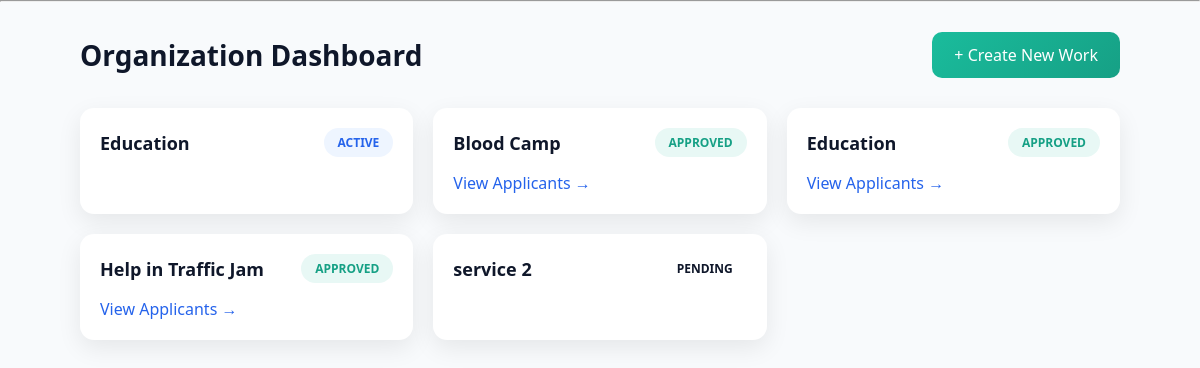
The app's page /organization/dashboard/ (signed in), older data.
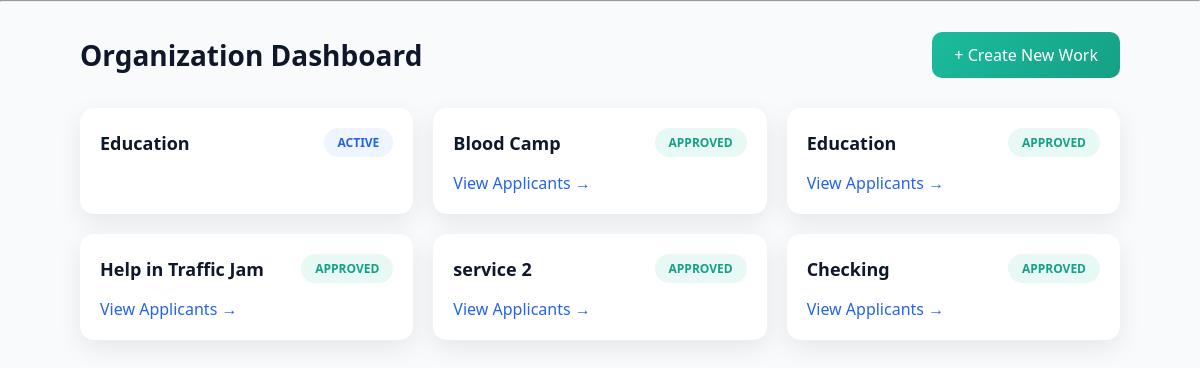
The same page, newer data.
### app1/models.py (models this page shows, shortened)
class Service(models.Model):
    STATUS_CHOICES = (
        ('PENDING', 'Pending'),
        ('APPROVED', 'Approved'),
        ('COMPLETED', 'Completed'),
    )
    title = models.CharField(max_length=200)
    description = models.TextField()
    location = models.CharField(max_length=100)
    date = models.DateField()
    required_volunteers = models.IntegerField()
    organization = models.ForeignKey(
        Organization,
        on_delete=models.CASCADE
    )
    organization_name = models.CharField(
        max_length=200,
        blank=True
    )  # ✅ NEW FIELD (typed manually)
    status = models.CharField(
        max_length=20,
        choices=STATUS_CHOICES,
        default='PENDING'
    )
    authorization_letter = models.FileField(
        upload_to="service_letters/",
        null=True,
        blank=True
    )
    created_at = models.DateTimeField(auto_now_add=True)

### app1/views.py (the view)
# urls.py: path('organization/dashboard/', views.organization_dashboard_page, name='organization_dashboard'),
@login_required
def organization_dashboard_page(request):
    if request.user.role != "ORGANIZATION":
        return redirect("login")
    org = Organization.objects.get(user=request.user)
    services = Service.objects.filter(organization=org)
    return render(request, "organization/dashboard.html", {
        "services": services
    })

### app1/templates/organization/dashboard.html
{% extends "base.html" %}
{% load static %}
{% block content %}
<link rel="stylesheet" href="{% static 'css/organization_dashboard.css' %}">
<div class="dashboard-container">
    <div class="dashboard-header">
        <h2>Organization Dashboard</h2>
        <a href="{% url 'create_service' %}" class="btn-primary">
            + Create New Work
        </a>
    </div>
    <div class="services-grid">
        {% for s in services %}
        <div class="service-card">
            <div class="card-header">
                <h3>{{ s.title }}</h3>
                <span class="status {{ s.status|lower }}">
                    {{ s.status }}
                </span>
            </div>
            {% if s.status == "APPROVED" %}
            <a href="{% url 'org_view_applicants' s.id %}" class="view-link">
                View Applicants →
            </a>
            {% endif %}
        </div>
        {% empty %}
        <p class="empty-text">No services created yet 🚀</p>
        {% endfor %}
    </div>
</div>
{% endblock %}

Row changes from the older to the newer data that the page shows:
changed Service "service 2": status "PENDING" → "APPROVED"; now shows "View Applicants →"
added Service: title "Checking", status "APPROVED", shows "View Applicants →"
